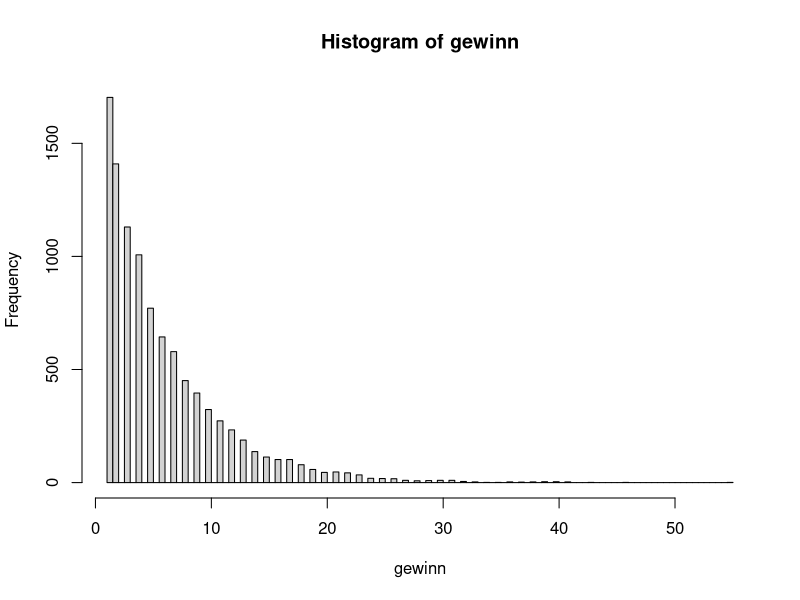
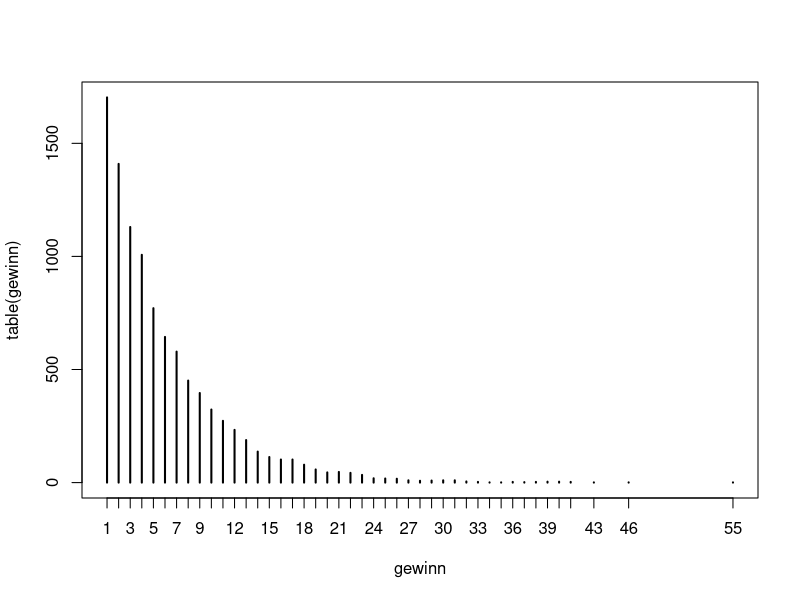
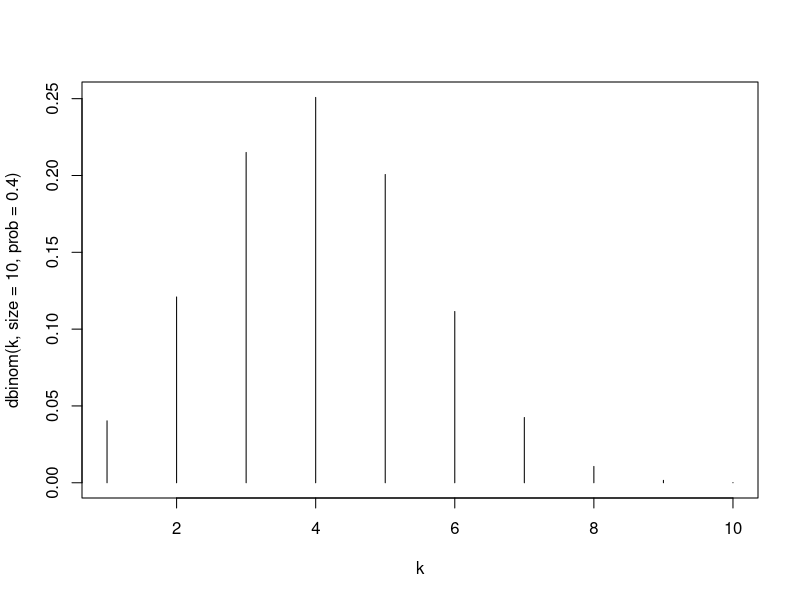

These figures' R source, in order:
# Spielautomatsverteilung
ps = c(0.977, 0.008, 0.008, 0.006, 0.001)
xs = c(-1,4,9,14,19)
sm = sample(xs, 1000000, replace = TRUE, prob = ps)
mean(sm)
var(sm)

p = rep(1/6,6)
g = c(1,2,3,4,5,6)
sum(p * g)

g = c(0,2,0,4,0,6)
sum(p * g)

g = g**2
sum(p * g)


# Würfel
set.seed(42)
N = 500000
x = sample(1:6, N, replace = TRUE)
x
#Abschaetzung von EW
mean(x) #3.5052
#Erwartungswerte von X^2
mean(x^2) #15.21858


#Augenzahl in Euro, falls gerade Zahl
#x 6 6 2 5 4 4 5 1 4 5
xg = x %% 2 == 0 #gerade TRUE  TRUE  TRUE FALSE  TRUE  TRUE FALSE FALSE  TRUE FALSE
#xg * x #6 6 2 0 4 4 0 0 4 0
mean(xg * x) #2.00234

##Augenzahl in Euro zum Quadrat, falls gerade Zahl
mean(xg * x^2)#9.38124
56/6 #9.33333

for (i in 1:1e8){ #Im wievielten versuch kommt die 6?
  if (sample(1:6,1) == 6){
    print(i)
    break
  }
}  

# Spiel
gewinn = rep(NA, 10000)
for (run in 1:length(gewinn)){
  for (i in 1:10000){ #Im wievielten versuch kommt die 6?
    if (sample(1:6,1) == 6){
      gewinn[run] = i   
      break
    }
  }  
}
sum(gewinn) / 10000

hist(gewinn,100)
plot(table(gewinn))
mean(gewinn)
#Ist Geometrische Verteilung, dort ist mean = 1/p

k = 1:10
plot(k, dbinom(k, size=10, prob = 0.4), type = 'h')





